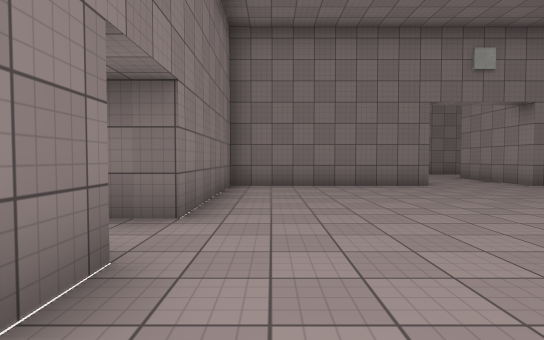
[1] (above)

24 first-person views from a walk through a Unity game level. The camera is 1.3 m above the floor, tilts 2° down and sees 80° across. The floor is counted in squares, 2 m on a side. Each view is taken from the middle of a square. On the plan, view 1 faces up. The plan holds only what a view shows up to about 10 squares ahead; the rest is blank. The place goes on beyond the plan. The player is left out. Door leaves are left out, so doorways stand open. Surface patterns are stand-ins for the level's own textures.

[2]
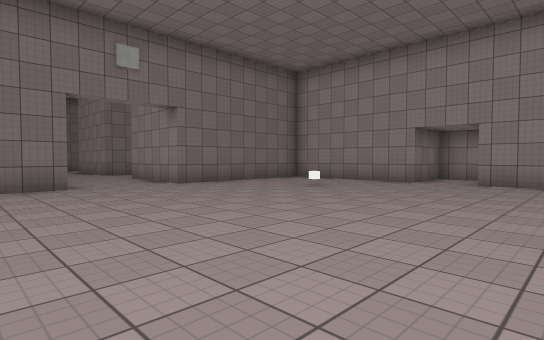

[3]
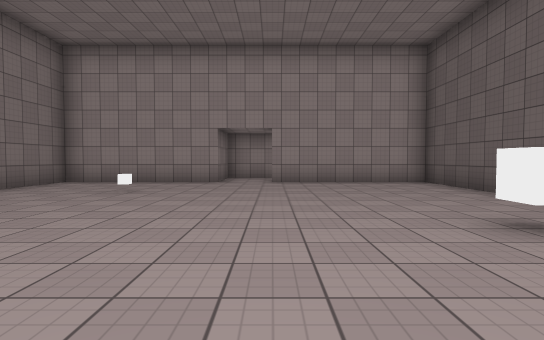

[4]
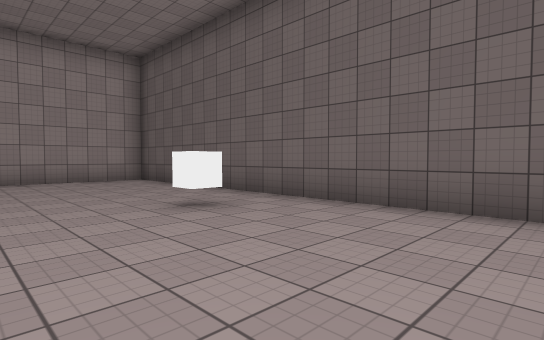

[5]
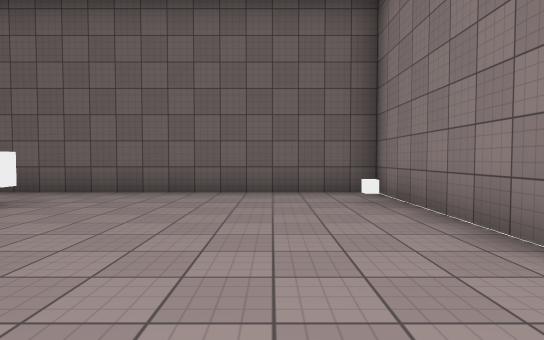

[6]
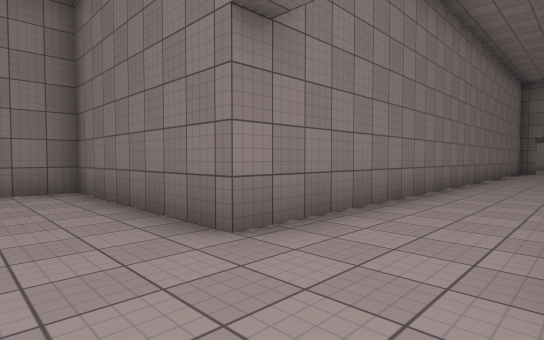

[7]
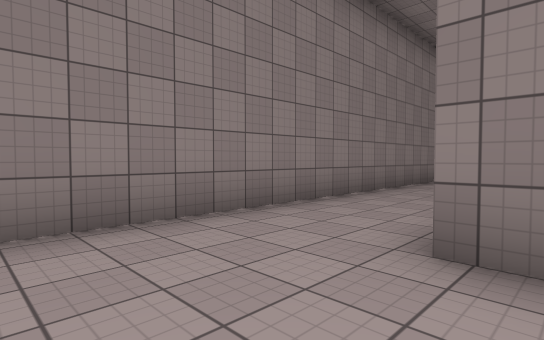

[8]
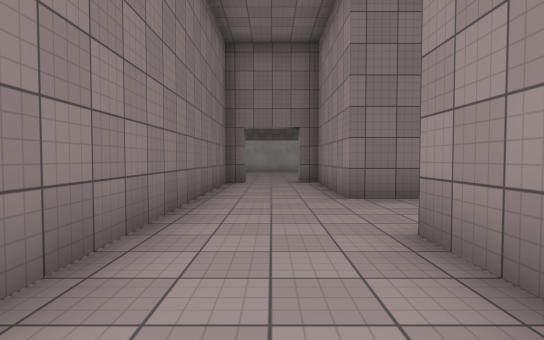

[9]
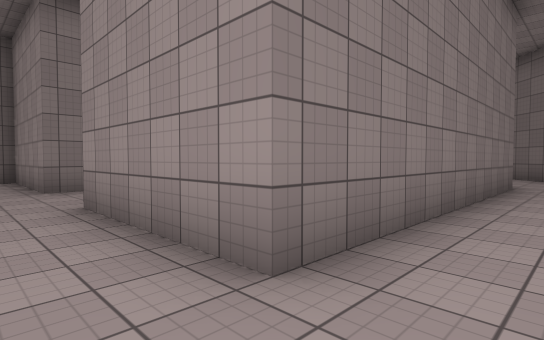

[10]
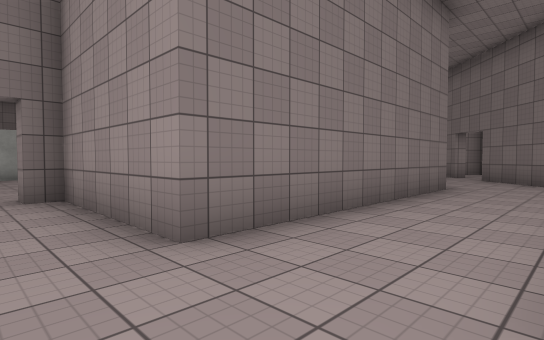

[11]
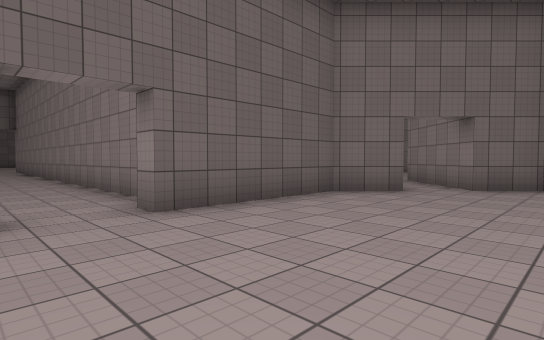

[12]
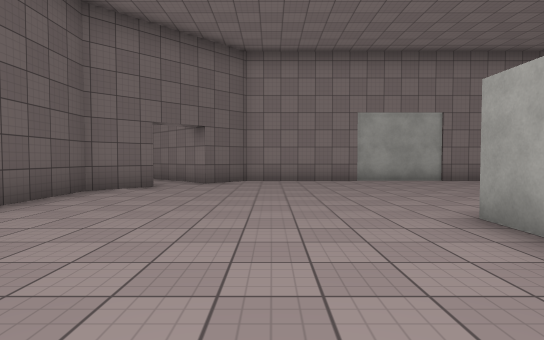

[13]
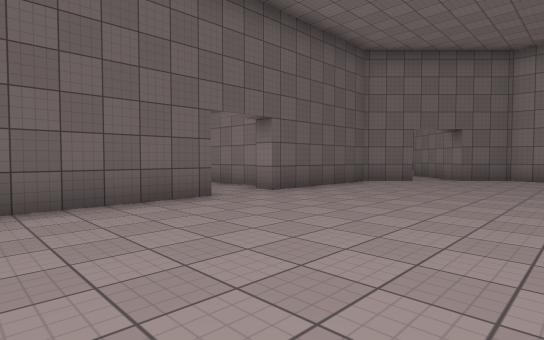

[14]
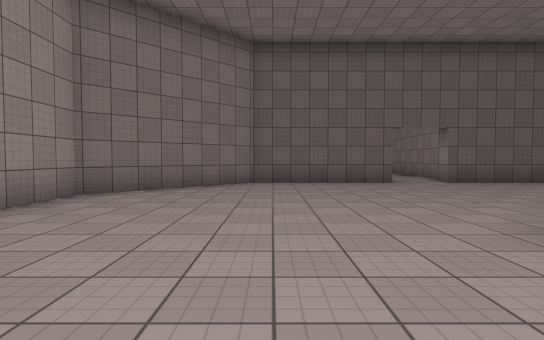

[15]
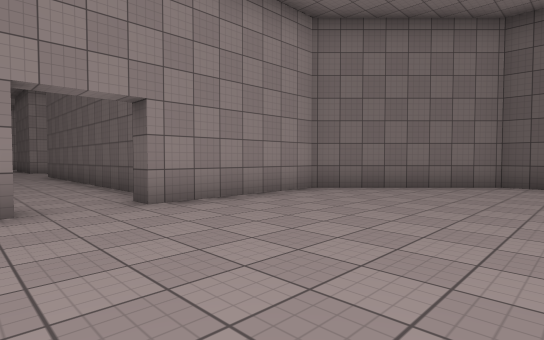

[16]
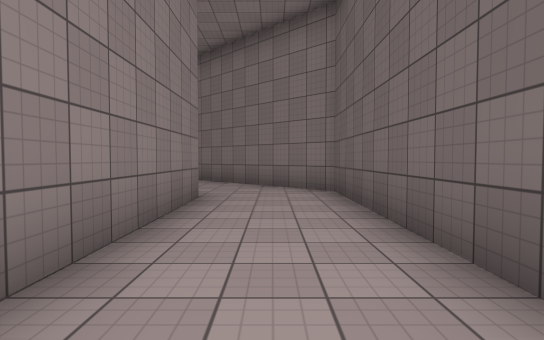

[17]
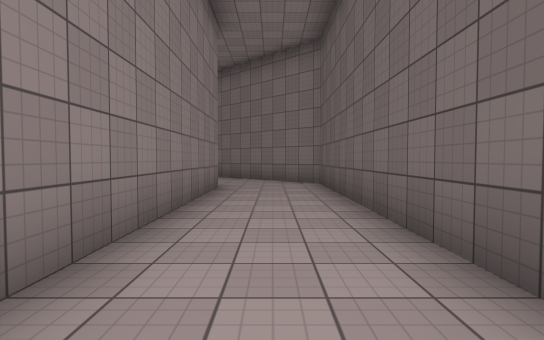

[18]
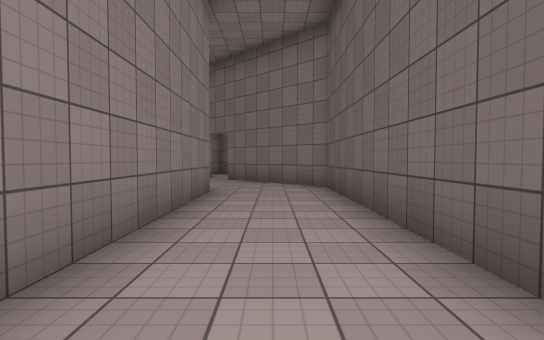

[19]
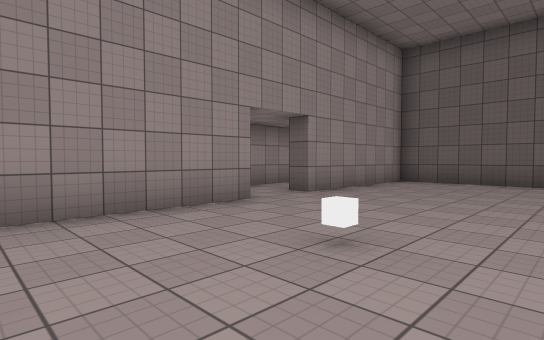

[20]
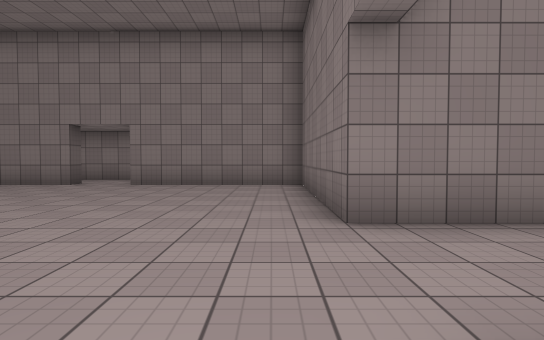

[21]
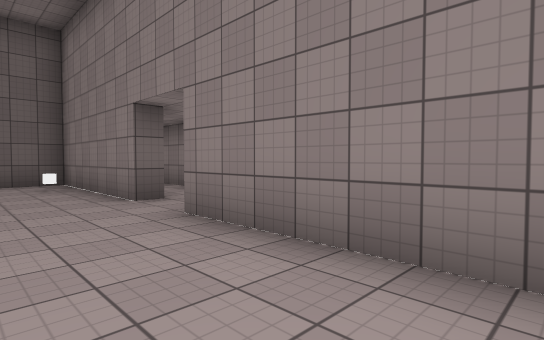

[22]
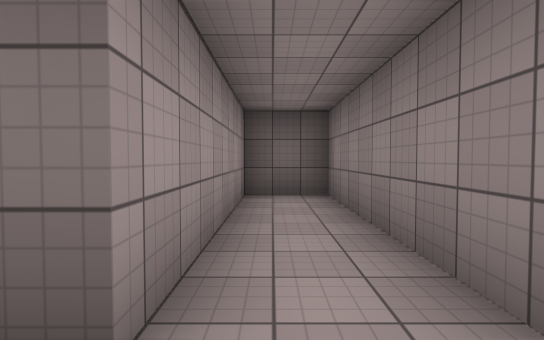

[23]
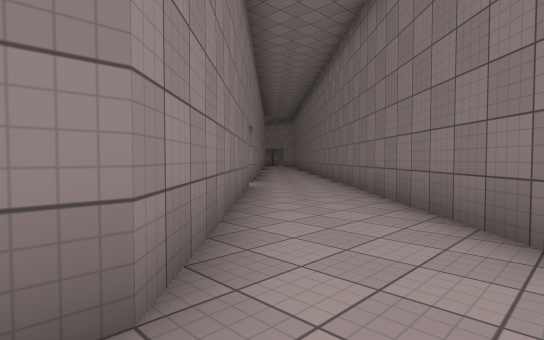

[24]
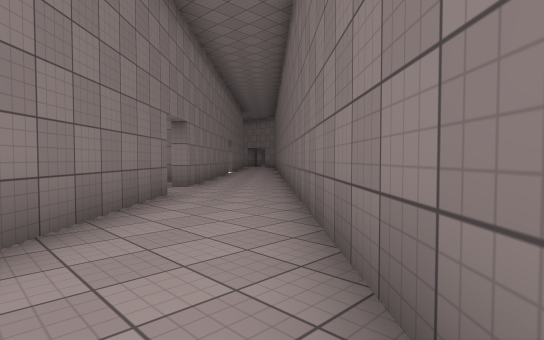

### Floor plan
Ten units are one square. View 1 is at (0, 0); x grows to the right and y downward. Boxes are objects, and circles mark ways between rooms. Rooms are numbered by the first view taken in them; rooms with no view inside come last. Other rooms are left out.
<svg viewBox="-35 -336 218 368">
<path fill="none" stroke="#000" d="M74 -107 145 -107 178 -140M110 -35 110 -77 63 -77 63 -100M74 -167 135 -167M-15 -20 -10 -20 -10 23 110 23 110 -20M160 -158 135 -132 63 -132 63 -167M125 -192 63 -192 63 -227 58 -227M42 -227 38 -227 38 -78 -10 -78 -10 -35 -18 -35M44 -293 35 -293M65 -293 60 -293M58 -227 58 -233 95 -233 125 -262 125 -300M-5 -243 5 -233 42 -233 42 -227M-25 -331 -25 -263 -15 -253M-30 -28 -30 27 -15 27 -15 -20"/>
<rect x="-5" y="5" width="10" height="10" fill="#bbb"><title>white cube</title></rect>
<rect x="45" y="-5" width="10" height="10" fill="#bbb"><title>white cube</title></rect>
<rect x="75" y="-55" width="10" height="10" fill="#bbb"><title>white cube</title></rect>
<circle cx="50" cy="-230" r="3" fill="#2a7"/>
<circle cx="-10" cy="-30" r="3" fill="#2a7"/>
<text x="60" y="-80">1</text>
<text x="50" y="-290">2</text>
<text x="-20" y="-10">3</text>
</svg>
Room 1 opens to room 2. Room 1 opens to room 3.

Where each view was taken, in squares from view 1:
view 1: 0 up, 0 right, facing up
view 2: 0 up, 2 right, facing up-right
view 3: 2 up, 2 right, facing right
view 4: 2 up, 1 right, facing down-right
view 5: 4 up, 1 right, facing down
view 6: 6 up, 6 right, facing up-left
view 7: 11 up, 7 right, facing up-left
view 8: 14 up, 5 right, facing up
view 9: 12 up, 5 right, facing up-right
view 10: 17 up, 5 right, facing up-right
view 11: 27 up, 6 right, facing down-left
view 12: 27 up, 7 right, facing left
view 13: 28 up, 9 right, facing down-left
view 14: 32 up, 9 right, facing down
view 15: 32 up, 8 right, facing down-right
view 16: 12 up, 8 right, facing right
view 17: 12 up, 6 right, facing right
view 18: 18 up, 6 right, facing right
view 19: 7 up, 7 right, facing down-right
view 20: 7 up, 7 right, facing left
view 21: 7 up, 1 right, facing down-left
view 22: 3 up, 2 left, facing down
view 23: 12 up, 13 right, facing up-right
view 24: 12 up, 15 right, facing up-right
